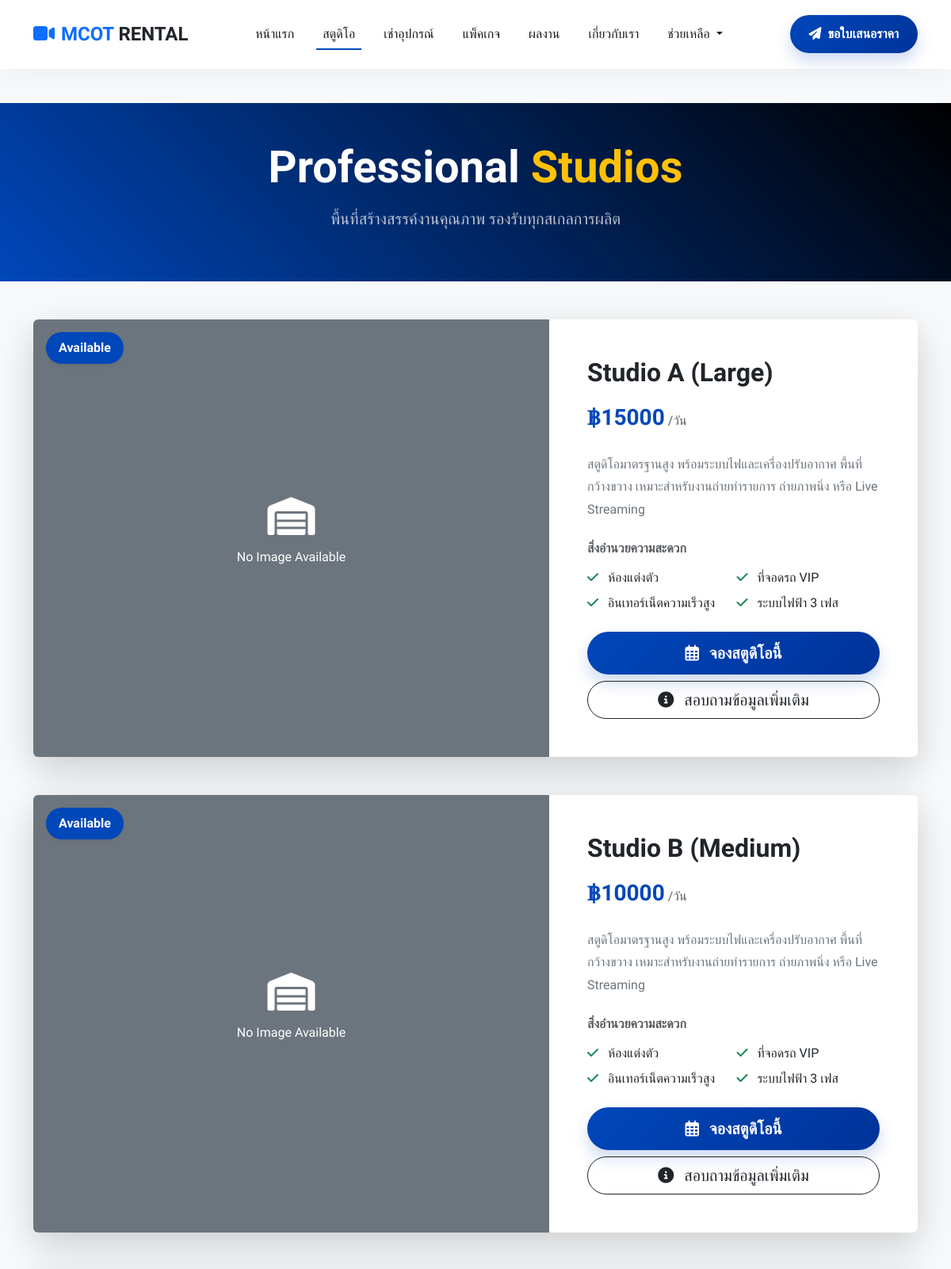
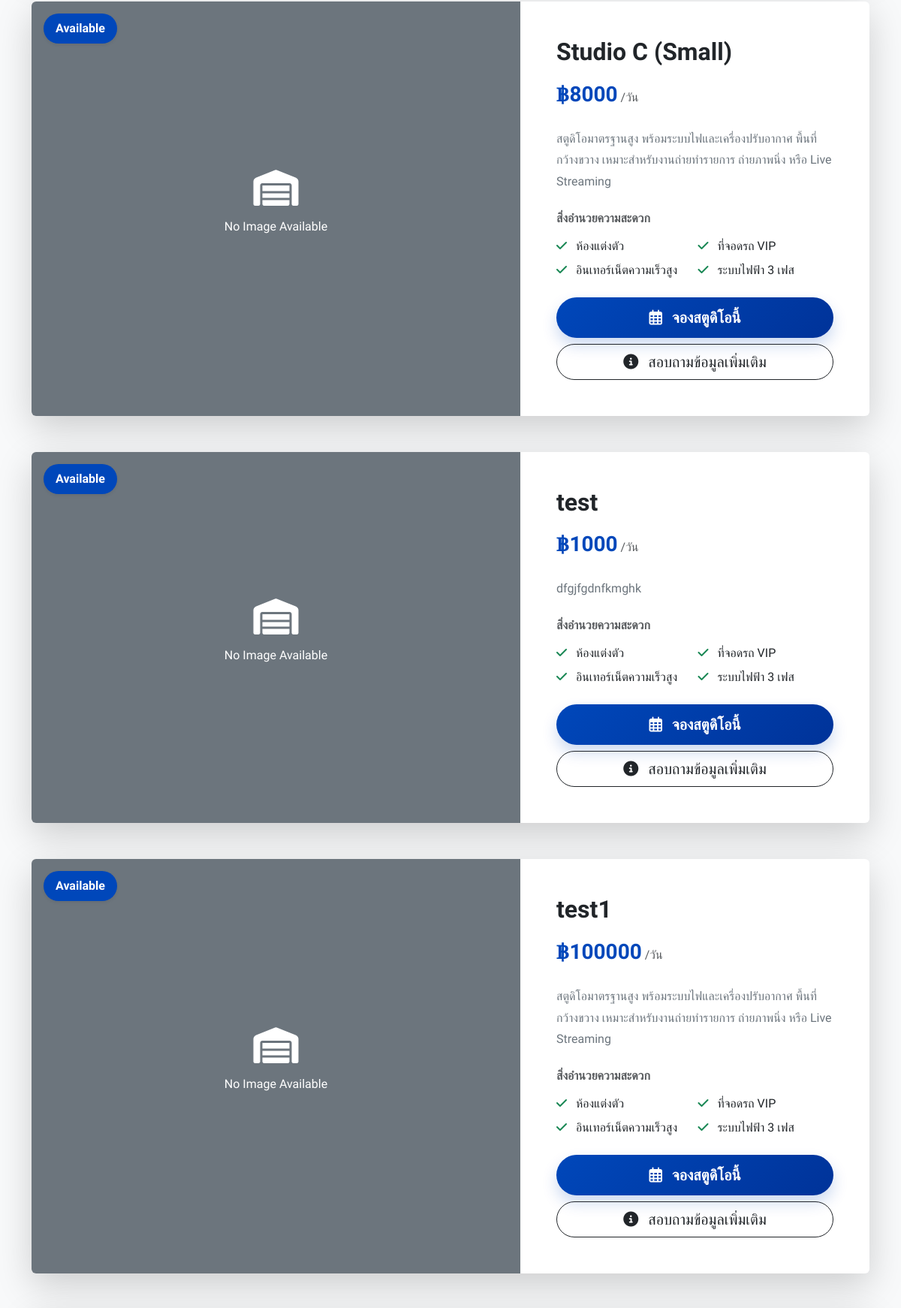
Screenshot of /studios/ (upper part) with the database file from the repository (2 pictures, top to bottom).
### rentals/models.py (models this page shows, shortened)
class Studio(models.Model):
    name = models.CharField(max_length=200, verbose_name="ชื่อสตูดิโอ")
    description = models.TextField(verbose_name="รายละเอียด", blank=True, null=True)
    image = models.ImageField(upload_to='studios/', null=True, blank=True, verbose_name="รูปภาพ")
    daily_rate = models.DecimalField(
        max_digits=10,
        decimal_places=2,
        verbose_name="ราคาเช่าต่อวัน"
    )
    created_by = models.ForeignKey(
        'auth.User',
        on_delete=models.SET_NULL,
        null=True,
        blank=True,
        verbose_name="เพิ่มโดย"
    )
    history = HistoricalRecords()
    class Meta:
        verbose_name = "สตูดิโอ"
        verbose_name_plural = "สตูดิโอ"
        ordering = ['name']

### rentals/public_views.py (the view)
# urls.py: path('studios/', public_views.studios, name='studios'),
def studios(request):
    studios = Studio.objects.all()
    return render(request, 'rentals/public/studios.html', {
        'studios': studios
    })

### _backup_phase8/rentals_backup/templates/rentals/public/studios.html (shortened to what this page needs)
{% extends 'rentals/public/base.html' %}
{% load static %}
{% block content %}
<header class="py-5 bg-dark text-white mb-5 text-center" style="background: linear-gradient(45deg, #0047BA, #000);">
    <div class="container">
        <h1 class="display-4 fw-bold mb-3">Professional <span class="text-warning">Studios</span></h1>
        <p class="lead text-light opacity-75">พื้นที่สร้างสรรค์งานคุณภาพ รองรับทุกสเกลการผลิต</p>
    </div>
</header>
<div class="container pb-5">
    <div class="row g-5">
        {% for studio in studios %}
        <div class="col-12">
            <div class="card border-0 shadow-lg overflow-hidden">
                <div class="row g-0">
                    <div class="col-lg-7 position-relative">
                        {% if studio.image %}
                        <img src="{{ studio.image.url }}" class="h-100 w-100 object-fit-cover"
                            style="min-height: 400px;" alt="{{ studio.name }}">
                        {% else %}
                        <div class="bg-secondary h-100 w-100 d-flex align-items-center justify-content-center text-white"
                            style="min-height: 400px;">
                            <div class="text-center">
                                <i class="fas fa-warehouse fa-3x mb-3"></i>
                                <p>No Image Available</p>
                            </div>
                        </div>
                        {% endif %}
                        <span
                            class="position-absolute top-0 start-0 bg-brand text-white px-3 py-2 m-3 rounded-pill fw-bold shadow-sm">
                            Available
                        </span>
                    </div>
                    <div class="col-lg-5">
                        <div class="card-body p-5 d-flex flex-column h-100">
                            <h2 class="fw-bold mb-3">{{ studio.name }}</h2>
                            <div class="mb-4">
                                <span class="text-brand fs-3 fw-bold">฿{{ studio.daily_rate|floatformat:0 }}</span>
                                <span class="text-muted">/วัน</span>
                            </div>
                            <p class="text-secondary mb-4" style="line-height: 1.8;">
                                {% if studio.description and studio.description != "None" %}
                                {{ studio.description }}
                                {% else %}
                                สตูดิโอมาตรฐานสูง พร้อมระบบไฟและเครื่องปรับอากาศ พื้นที่กว้างขวาง
                                เหมาะสำหรับงานถ่ายทำรายการ ถ่ายภาพนิ่ง หรือ Live Streaming
                                {% endif %}
                            </p>
                            <div class="mt-auto">
                                <h6 class="fw-bold mb-3 text-muted">สิ่งอำนวยความสะดวก</h6>
                                <div class="row g-2 mb-4">
                                    <div class="col-6"><i class="fas fa-check text-success me-2"></i> ห้องแต่งตัว</div>
                                    <div class="col-6"><i class="fas fa-check text-success me-2"></i> ที่จอดรถ VIP</div>
                                    <div class="col-6"><i class="fas fa-check text-success me-2"></i>
                                        อินเทอร์เน็ตความเร็วสูง</div>
                                    <div class="col-6"><i class="fas fa-check text-success me-2"></i> ระบบไฟฟ้า 3 เฟส
                                    </div>
                                </div>
                                <div class="d-grid gap-2">
                                    <a href="/contact/" class="btn btn-brand btn-lg rounded-pill">
                                        <i class="far fa-calendar-alt me-2"></i> จองสตูดิโอนี้
                                    </a>
                                    <button class="btn btn-outline-dark btn-lg rounded-pill">
                                        <i class="fas fa-info-circle me-2"></i> สอบถามข้อมูลเพิ่มเติม
                                    </button>
                                </div>
                            </div>
                        </div>
                    </div>
                </div>
            </div>
        </div>
        {% empty %}
        <div class="text-center py-5">
            <h3 class="text-muted">ไม่พบข้อมูลสตูดิโอ</h3>
        </div>
        {% endfor %}
    </div>
</div>
{% endblock %}

### _backup_phase8/rentals_backup/templates/rentals/public/base.html (style rules this page uses)
:root { --mcot-blue: #0047BA; --mcot-gold: #FFD700; --mcot-brand: #0047BA; --brand-dark: #1a1a1a; }
body { font-family: 'Sarabun', sans-serif; overflow-x: hidden; background-color: #f8f9fa; }
h1, h2, h3, h4, h5, h6 { font-family: 'Prompt', sans-serif; font-weight: 600; }
.btn-brand { background: linear-gradient(135deg, var(--mcot-blue) 0%, #003399 100%); color: white; border-radius: 50px; padding: 12px 35px; font-weight: 600; transition: all 0.3s cubic-bezier(0.175, 0.885, 0.32, 1.275); box-shadow: 0 10px 20px rgba(0, 71, 186, 0.2); border: none; }
.bg-brand { background-color: var(--mcot-blue) !important; }
.text-brand { color: var(--mcot-blue) !important; }

### _backup_phase8/rentals_backup/templates/rentals/public/studios.html (style rules this page uses)
.bg-brand { background-color: var(--mcot-brand); }

### rows the page displays
Studio: shows "No Image Available", name "Studio A (Large)", daily_rate "15000"
Studio: shows "No Image Available", name "Studio B (Medium)", daily_rate "10000"
Studio: shows "No Image Available", name "Studio C (Small)", daily_rate "8000"
Studio: image "No Image Available", name "test", daily_rate "1000", description "dfgjfgdnfkmghk"
Studio: image "No Image Available", name "test1", daily_rate "100000"
